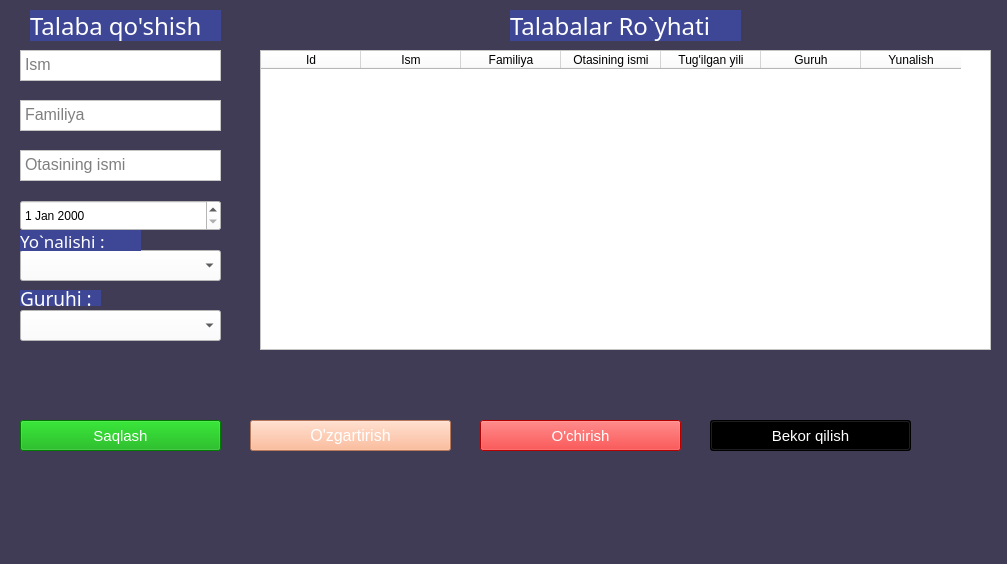
<?xml version="1.0" encoding="UTF-8"?>
<ui version="4.0">
 <class>Form</class>
 <widget class="QWidget" name="Form">
  <property name="geometry">
   <rect>
    <x>0</x>
    <y>0</y>
    <width>1007</width>
    <height>564</height>
   </rect>
  </property>
  <property name="windowTitle">
   <string>Form</string>
  </property>
  <property name="styleSheet">
   <string notr="true">background-color: rgb(64, 60, 86);</string>
  </property>
  <widget class="QPushButton" name="saqlashButton">
   <property name="geometry">
    <rect>
     <x>20</x>
     <y>420</y>
     <width>201</width>
     <height>31</height>
    </rect>
   </property>
   <property name="font">
    <font>
     <pointsize>11</pointsize>
    </font>
   </property>
   <property name="styleSheet">
    <string notr="true">background-color: rgb(255, 255, 255);
background-color: rgb(0, 170, 0);
color: rgb(255, 255, 255);</string>
   </property>
   <property name="text">
    <string>Saqlash</string>
   </property>
  </widget>
  <widget class="QPushButton" name="uzgartirishButton">
   <property name="geometry">
    <rect>
     <x>250</x>
     <y>420</y>
     <width>201</width>
     <height>31</height>
    </rect>
   </property>
   <property name="font">
    <font>
     <pointsize>12</pointsize>
    </font>
   </property>
   <property name="styleSheet">
    <string notr="true">background-color: rgb(255, 255, 255);
color: rgb(255, 255, 255);
background-color: rgb(255, 170, 127);
</string>
   </property>
   <property name="text">
    <string>O'zgartirish</string>
   </property>
  </widget>
  <widget class="QPushButton" name="uchirishButton">
   <property name="geometry">
    <rect>
     <x>480</x>
     <y>420</y>
     <width>201</width>
     <height>31</height>
    </rect>
   </property>
   <property name="font">
    <font>
     <pointsize>11</pointsize>
    </font>
   </property>
   <property name="styleSheet">
    <string notr="true">background-color: rgb(255, 255, 255);
color: rgb(255, 255, 255);
background-color: rgb(255, 0, 0);</string>
   </property>
   <property name="text">
    <string>O'chirish</string>
   </property>
  </widget>
  <widget class="QTextEdit" name="ismEdit">
   <property name="geometry">
    <rect>
     <x>20</x>
     <y>50</y>
     <width>201</width>
     <height>31</height>
    </rect>
   </property>
   <property name="font">
    <font>
     <pointsize>12</pointsize>
    </font>
   </property>
   <property name="autoFillBackground">
    <bool>false</bool>
   </property>
   <property name="styleSheet">
    <string notr="true">background-color: rgb(255, 255, 255);</string>
   </property>
   <property name="documentTitle">
    <string>Form</string>
   </property>
   <property name="placeholderText">
    <string>Ism </string>
   </property>
  </widget>
  <widget class="QTextEdit" name="familiyaEdit">
   <property name="geometry">
    <rect>
     <x>20</x>
     <y>100</y>
     <width>201</width>
     <height>31</height>
    </rect>
   </property>
   <property name="font">
    <font>
     <pointsize>12</pointsize>
    </font>
   </property>
   <property name="styleSheet">
    <string notr="true">background-color: rgb(255, 255, 255);
</string>
   </property>
   <property name="placeholderText">
    <string>Familiya</string>
   </property>
  </widget>
  <widget class="QTextEdit" name="sharifEdit">
   <property name="geometry">
    <rect>
     <x>20</x>
     <y>150</y>
     <width>201</width>
     <height>31</height>
    </rect>
   </property>
   <property name="font">
    <font>
     <pointsize>12</pointsize>
    </font>
   </property>
   <property name="styleSheet">
    <string notr="true">background-color: rgb(255, 255, 255);</string>
   </property>
   <property name="placeholderText">
    <string>Otasining ismi</string>
   </property>
  </widget>
  <widget class="QDateEdit" name="dateEdit">
   <property name="geometry">
    <rect>
     <x>20</x>
     <y>200</y>
     <width>201</width>
     <height>31</height>
    </rect>
   </property>
   <property name="styleSheet">
    <string notr="true">background-color: rgb(255, 255, 255);</string>
   </property>
  </widget>
  <widget class="QTableWidget" name="table">
   <property name="geometry">
    <rect>
     <x>260</x>
     <y>50</y>
     <width>731</width>
     <height>300</height>
    </rect>
   </property>
   <property name="styleSheet">
    <string notr="true">background-color: rgb(255, 255, 255);</string>
   </property>
   <column>
    <property name="text">
     <string>Id</string>
    </property>
   </column>
   <column>
    <property name="text">
     <string>Ism</string>
    </property>
   </column>
   <column>
    <property name="text">
     <string>Familiya</string>
    </property>
   </column>
   <column>
    <property name="text">
     <string>Otasining ismi</string>
    </property>
   </column>
   <column>
    <property name="text">
     <string>Tug'ilgan yili</string>
    </property>
   </column>
   <column>
    <property name="text">
     <string>Guruh</string>
    </property>
   </column>
   <column>
    <property name="text">
     <string>Yunalish</string>
    </property>
   </column>
  </widget>
  <widget class="QComboBox" name="guruhEdit">
   <property name="enabled">
    <bool>true</bool>
   </property>
   <property name="geometry">
    <rect>
     <x>20</x>
     <y>310</y>
     <width>201</width>
     <height>31</height>
    </rect>
   </property>
   <property name="styleSheet">
    <string notr="true">background-color: rgb(255, 255, 255);
</string>
   </property>
  </widget>
  <widget class="QComboBox" name="yunalishEdit">
   <property name="geometry">
    <rect>
     <x>20</x>
     <y>250</y>
     <width>201</width>
     <height>31</height>
    </rect>
   </property>
   <property name="styleSheet">
    <string notr="true">background-color: rgb(255, 255, 255);</string>
   </property>
  </widget>
  <widget class="QLabel" name="label">
   <property name="geometry">
    <rect>
     <x>20</x>
     <y>230</y>
     <width>121</width>
     <height>21</height>
    </rect>
   </property>
   <property name="font">
    <font>
     <family>Eras Bold ITC</family>
     <pointsize>13</pointsize>
    </font>
   </property>
   <property name="styleSheet">
    <string notr="true">color: rgb(255, 255, 255);
background-color: rgb(62, 71, 150);</string>
   </property>
   <property name="text">
    <string>Yo`nalishi :</string>
   </property>
  </widget>
  <widget class="QLabel" name="label_2">
   <property name="geometry">
    <rect>
     <x>20</x>
     <y>290</y>
     <width>81</width>
     <height>16</height>
    </rect>
   </property>
   <property name="font">
    <font>
     <family>Eras Bold ITC</family>
     <pointsize>14</pointsize>
    </font>
   </property>
   <property name="styleSheet">
    <string notr="true">color: rgb(255, 255, 255);
background-color: rgb(62, 71, 150);</string>
   </property>
   <property name="text">
    <string>Guruhi :</string>
   </property>
  </widget>
  <widget class="QLabel" name="labelBosh">
   <property name="geometry">
    <rect>
     <x>30</x>
     <y>10</y>
     <width>191</width>
     <height>31</height>
    </rect>
   </property>
   <property name="font">
    <font>
     <family>Eras Bold ITC</family>
     <pointsize>18</pointsize>
    </font>
   </property>
   <property name="styleSheet">
    <string notr="true">color: rgb(255, 255, 255);
background-color: rgb(62, 71, 150);</string>
   </property>
   <property name="text">
    <string>Talaba qo'shish</string>
   </property>
  </widget>
  <widget class="QPushButton" name="tozalashBtn">
   <property name="geometry">
    <rect>
     <x>710</x>
     <y>420</y>
     <width>201</width>
     <height>31</height>
    </rect>
   </property>
   <property name="font">
    <font>
     <pointsize>11</pointsize>
    </font>
   </property>
   <property name="styleSheet">
    <string notr="true">background-color: rgb(255, 255, 255);
color: rgb(255, 255, 255);
background-color: rgb(0, 0, 0);</string>
   </property>
   <property name="text">
    <string>Bekor qilish</string>
   </property>
  </widget>
  <widget class="QLabel" name="label_3">
   <property name="geometry">
    <rect>
     <x>510</x>
     <y>10</y>
     <width>231</width>
     <height>31</height>
    </rect>
   </property>
   <property name="font">
    <font>
     <family>Eras Bold ITC</family>
     <pointsize>18</pointsize>
    </font>
   </property>
   <property name="styleSheet">
    <string notr="true">color: rgb(255, 255, 255);
background-color: rgb(62, 71, 150);</string>
   </property>
   <property name="text">
    <string>Talabalar Ro`yhati</string>
   </property>
  </widget>
 </widget>
 <resources/>
 <connections/>
</ui>
